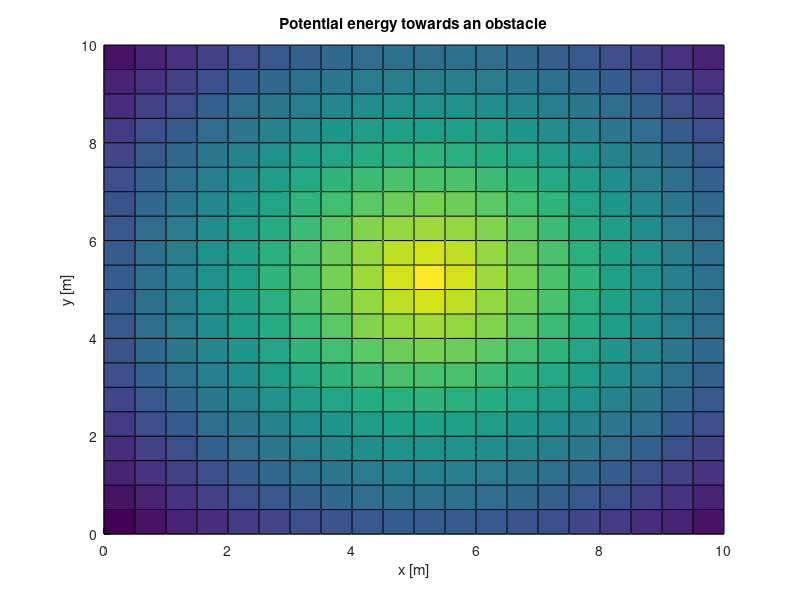
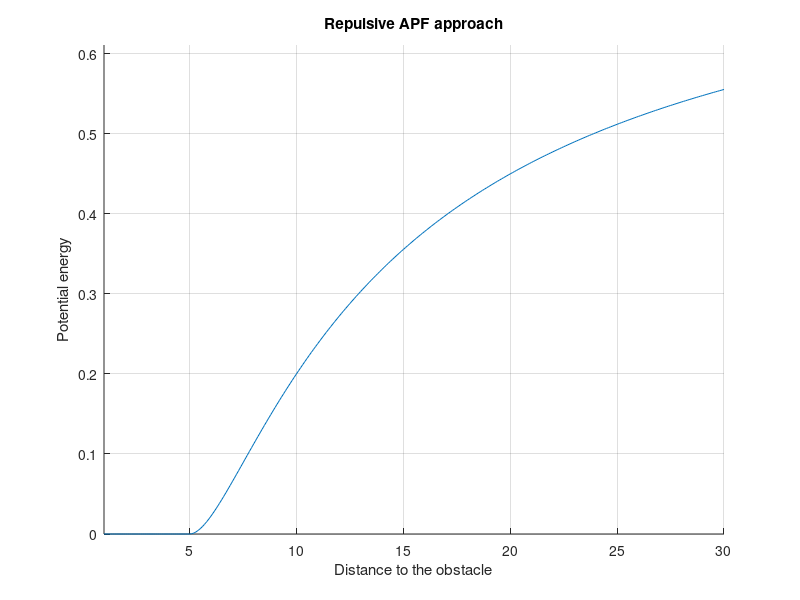

Source code (MATLAB) for these figures, in order:
%% Plotting others people formulas for the report XD
%% Original Warren potential function
% Uin = Umax ( 1 - (Rin/Rmax)) + Uoffset
% constants
Umax = 100;
Rmax = 20;
Uoffset = 5;
% Mapping values
% deltaR = 0.1;
% Rin = [0:deltaR:15];
% Uin = zeros(1,length(Rin));
% 
% for i=1:length(Uin)
%     Uin(i) = Umax*(1-(Rin(i)/Rmax)) + Uoffset;
% end

% On 3D
% xy points on a plane
[X,Y] = meshgrid(0:0.5:10,0:0.5:10);
[m n] = size(X);
Umax_m = Umax*ones(m,n);
Uoffset_m = Uoffset*ones(m,n);
UmaxRmax = Umax/Rmax;
xcenter = 5; ycenter = 5;
Rin_m = zeros(m,n);
for i=1:m
    for j=1:n
        Rin_m(i,j) = sqrt((X(i,j)-xcenter)^2 + (Y(i,j)-ycenter)^2);
    end
end

Uin_m = Umax_m.*ones(m,n)-UmaxRmax*Rin_m + Uoffset_m;

% plotting
figure('Name','Potential field Charles Warren')
grid on
hold on
%plot(Rin,Uin)
surf(X,Y,Uin_m)
xlabel('x [m]')
ylabel('y [m]')
zlabel('Potential energy')
title('Potential energy towards an obstacle')
hold off

%% Khatib
% Original function
% Uo = 1/2*eta*((1/rho)-(1/rho0))^2;  
% constants
eta = 40;
rho0 = 5;

delta = 0.1;
rho = [1:delta:30];

Uo = zeros(1, length(rho));

for i=1:length(Uo)
    if (rho(i)<rho0)
        Uo(i) = 0;
    else
        Uo(i) = 0.5*eta*((1/rho(i))-(1/rho0))^2;
    end  
end

figure('Name','Potential field Khatib')
grid on
hold on
plot(rho,Uo)
xlim([rho(1) rho(end)])
ylim([0.9*min(Uo) 1.1*max(Uo(1,50:end))])
xlabel('Distance to the obstacle')
ylabel('Potential energy')
title('Repulsive APF approach')
hold off